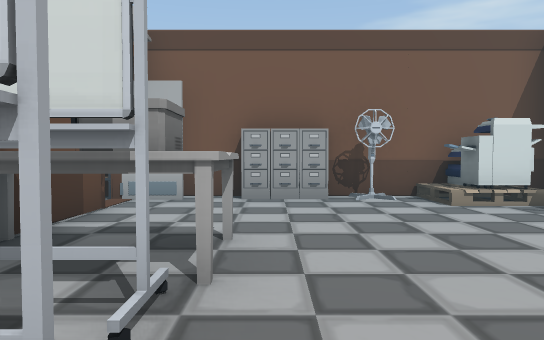
View 1 (above)

12 first-person views from a walk through a Unity game level. The camera is 0.72 m above the floor, tilts 2° down and sees 70° across. Doors are open. The floor is counted in squares, 1 m on a side. Each view is taken from the middle of a square. On the plan, view 1 faces up. The plan holds only what a view shows up to about 11 squares ahead; the rest is blank. The place goes on beyond the plan. The player character is not drawn.

View 2
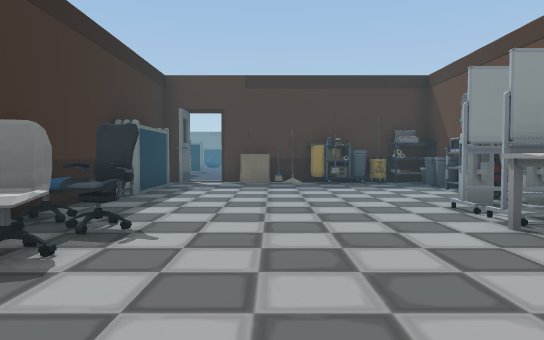

View 3
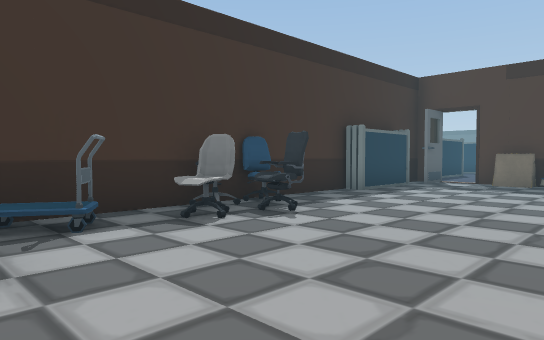

View 4
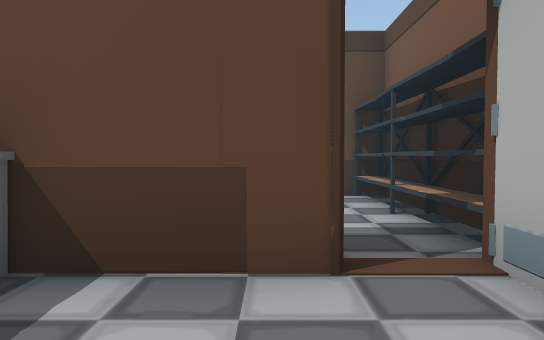

View 5
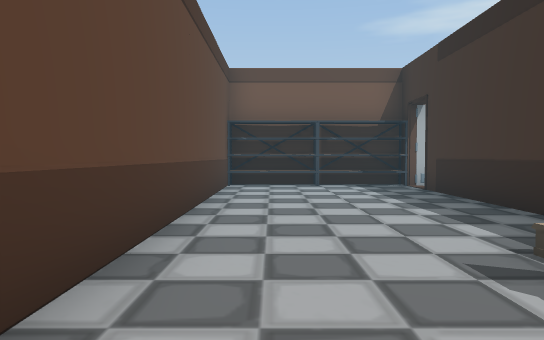

View 6
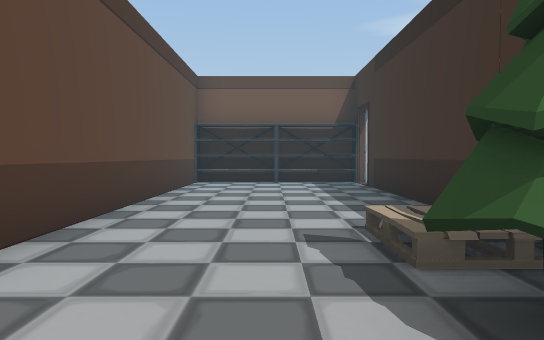

View 7
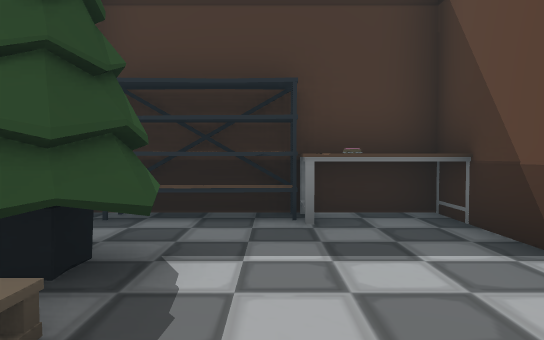

View 8
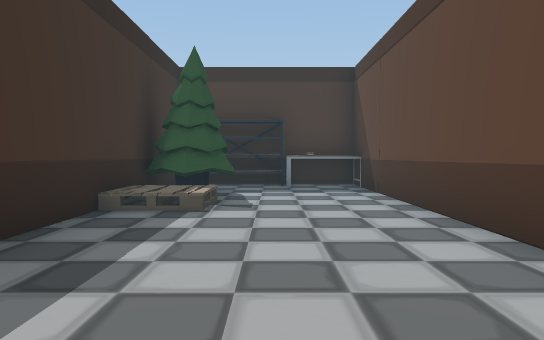

View 9
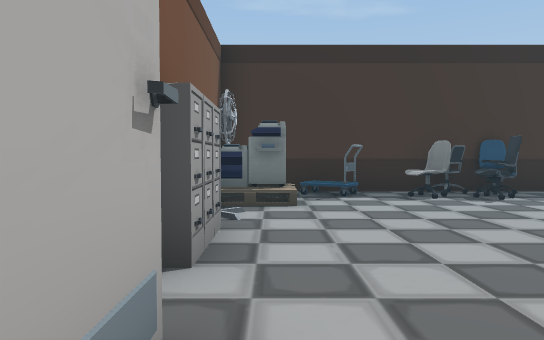

View 10
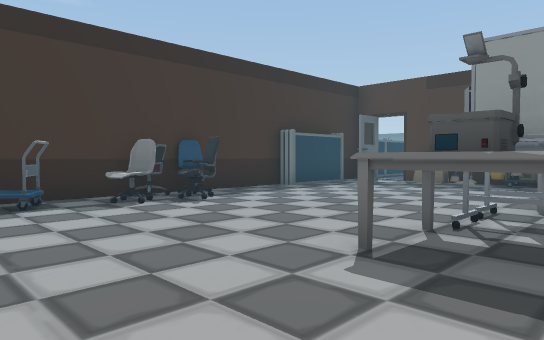

View 11
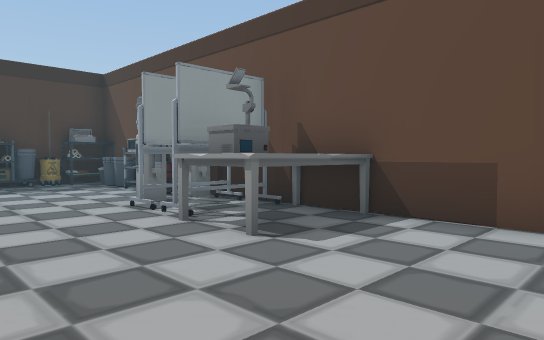

View 12
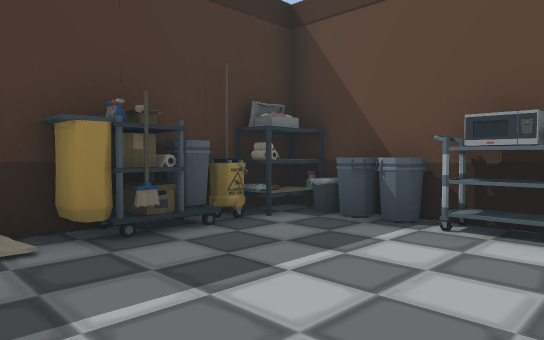

### Floor plan
Points are (right, up) in squares from view 1. A wall is a line through its corners. A room is listed if a view was taken in it or the views show most of it. See-through windows are left out.
Room 1 (views 1, 2, 3, 4, 5, 6, 7, 8, 9, 10, 11, 12)
walls: (-2.7, 3.4) (-2.7, 5.5); (1.6, -4.5) (2.9, -4.5); (1.5, -5) (3.5, -5); (-2.4, 5.5) (-2.4, 3.4); (2.1, -4.9) (2.1, -4.4); (5, -0.5) (5, 1.6); (4.5, -2.5) (4.5, -1.4); (-1.4, 6.4) (-2.7, 6.4) (-2.7, 7) (-7.1, 7) (-7.1, -5) (-3.1, -5); (5, 3.5) (5, 7) (2.4, 7); (-0.5, 7) (-1.6, 7); (4.3, -5.1) (4.3, -4)
ways out: opening at (4, -5)
objects: desk (-6, -4); shelf (-6, 7); shelf (-4, -5); tree (-4, -3) to (-3, -2); pallet (-4, -1) to (-3, 0); shelf (-4, 7); bucket (-2, -4); bucket (-2, -3); cart (-2, -2); other object (-2, -1); water cooler (-2, 0); other object (-2, 1) to (-1, 1); table (-2, 2) to (-1, 3); bucket (-1, -5); other object (-1, -4); other object (-1, -2); water cooler (-1, 0); cart (0, -5) to (0, -4); cabinet (0, 7); other object (1, -5); cabinet (1, 7); fan (2, 7); pallet (3, 6) to (4, 6); chair (4, 2); chair (4, 3); cart (4, 5); other object (4, 7); other object (5, -1); chair (5, 2); chair (5, 3)

Where each view was taken, in squares from view 1:
view 1: 0 up, 0 right, facing up
view 2: 6 up, 2 right, facing down
view 3: 6 up, 0 right, facing down-right
view 4: 5 up, 0 right, facing left
view 5: 3 down, 6 left, facing up
view 6: 4 down, 5 left, facing up
view 7: 0 up, 5 left, facing down
view 8: 5 up, 5 left, facing down
view 9: 6 up, 3 left, facing right
view 10: 6 up, 2 left, facing down-right
view 11: 6 up, 2 right, facing down-left
view 12: 1 down, 2 right, facing down-left
